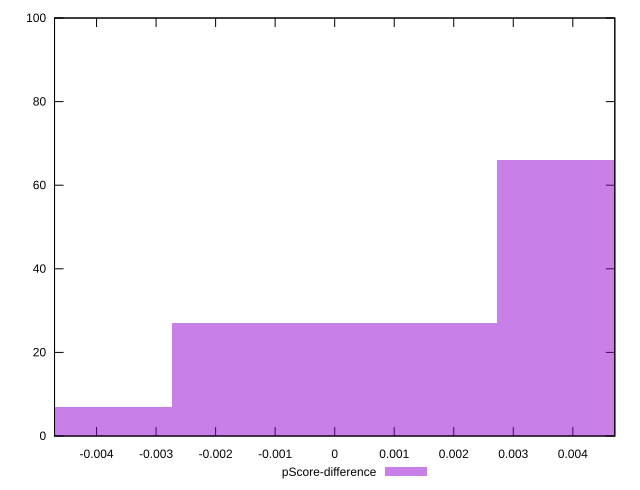

gnuplot code for this plot:
reset

$pScoreDifference <<EOF
0.005451153893959971 66
0 27
-0.005451153893959971 7
EOF

set key outside below
set boxwidth 0.005451153893959971
set xrange [-0.004705882352941171:0.004705882352941171]
set yrange [0:100]
set trange [0:100]
set style fill transparent solid 0.5 noborder
set terminal svg size 640, 490 enhanced background rgb 'white'
set output "report_00013_2021-02-09T12-04-24.940Z/unused-javascript/samples/pages+cached+noadtech+nomedia+nocss/pScore-difference/histogram.svg"

plot $pScoreDifference title "pScore-difference" with boxes

reset
